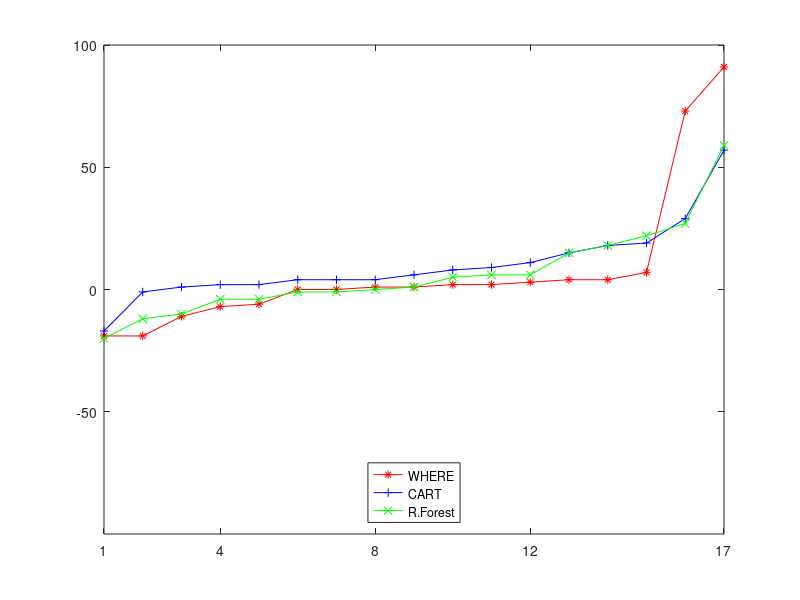

MATLAB code for this plot: (Note: this script raises an error after producing the figure.)
clf
 FigHandle = figure('Position', [220, 300, 200, 400]);
%plot([1:17],[0:0])
x = [1:17]
box on 
hold on
plot(x,[-19.0, -19.0, -11.0, -7.0, -6.0, 0.0, 0.0, 1.0, 1.0, 2.0, 2.0, 3.0, 4.0, 4.0, 7.0, 73.0, 91.0], '-r*')
hold on
plot(x,[-17.0, -1.0, 1.0, 2.0, 2.0, 4.0, 4.0, 4.0, 6.0, 8.0, 9.0, 11.0, 15.0, 18.0, 19.0, 29.0, 57.0],'-b+')
hold on
plot(x,[-20.0, -12.0, -10.0, -4.0, -4.0, -1.0, -1.0, 0.0, 1.0, 5.0, 6.0, 6.0, 15.0, 18.0, 22.0, 27.0, 59.0], '-gx')
axis([1 17 -100 100])
legend('WHERE','CART','R.Forest','Location','South')
set(gca,'XTick', [1,4,8,12,17])
set(gca, 'YTick',[-50,0,50,100])
hline = refline([0 0]);
set(hline,'Color','k')
title('F')
legend('boxoff')
xlabel('data sets, sorted')

 FigHandle = figure('Position', [220, 300, 200, 400]);
%plot([1:17],[0:0])
x = [1:17]
box on 
hold on
plot(x,[-30.0, -26.0, -25.0, 0.0, 0.0, 0.0, 6.0, 9.0, 13.0, 15.0, 42.0, 59.0, 59.0, 63.0, 72.0, 73.0, 96.0], '-r*')
hold on
plot(x,[-23.0, -4.0, 3.0, 3.0, 4.0, 5.0, 8.0, 8.0, 12.0, 15.0, 16.0, 29.0, 33.0, 34.0, 38.0, 59.0, 62.0],'-b+')
hold on
plot(x,[-23.0, -1.0, 0.0, 1.0, 1.0, 5.0, 6.0, 6.0, 8.0, 9.0, 10.0, 18.0, 28.0, 33.0, 35.0, 36.0, 61.0], '-gx')
axis([1 17 -100 100])
legend('WHERE','CART','R.Forest','Location','South')
set(gca,'XTick', [1,4,8,12,17])
set(gca, 'YTick',[-50,0,50,100])
hline = refline([0 0]);
set(hline,'Color','k')
title('precision')
legend('boxoff')
xlabel('data sets, sorted')